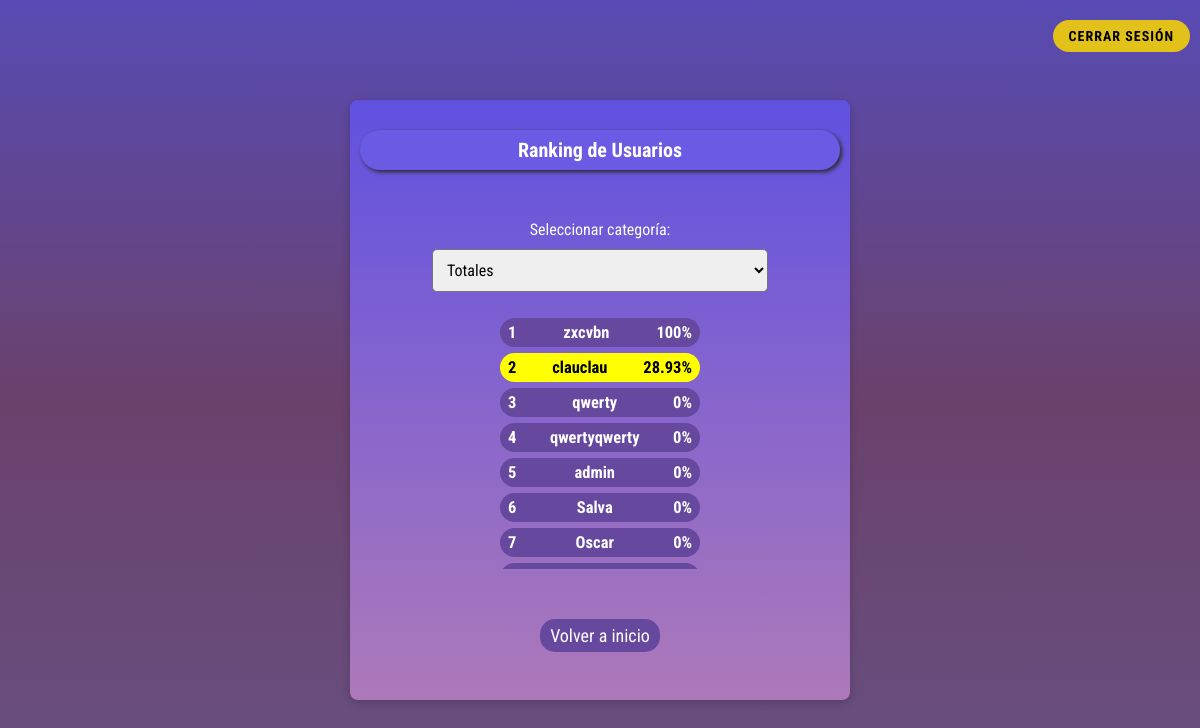
Page /vistas/rankings.php (signed in) on the earlier database version.
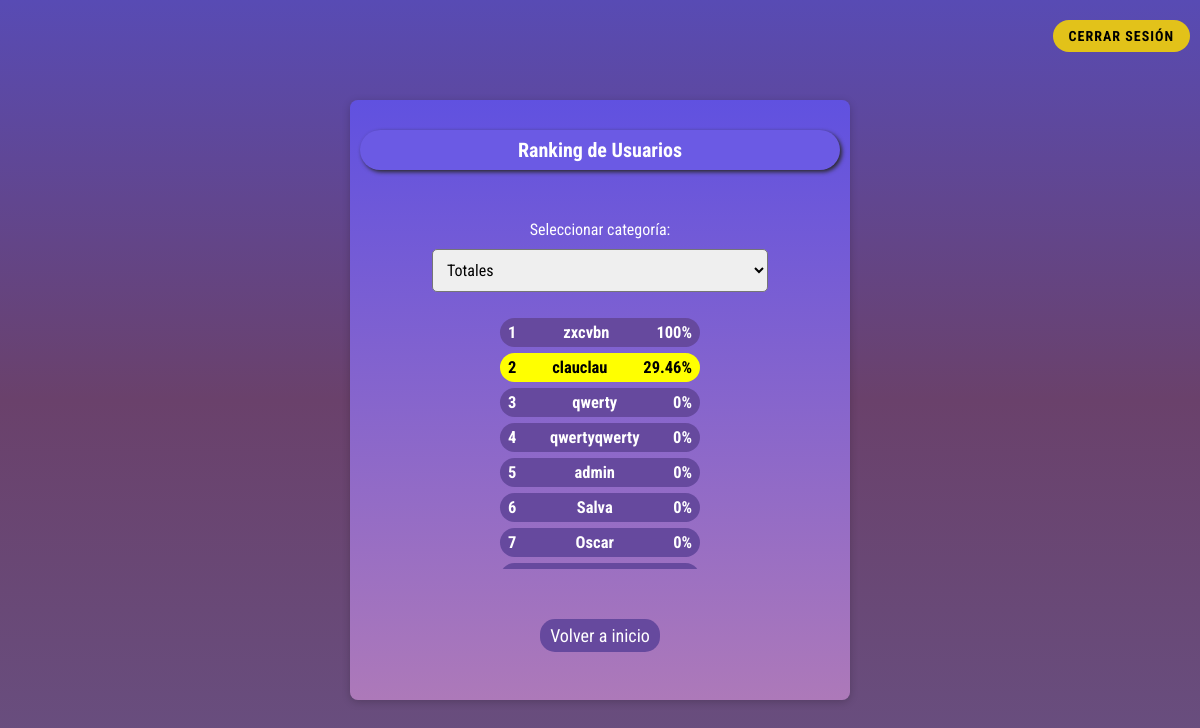
Same page on the later database version.
### tables this page shows
CREATE TABLE `calificaciones` (
  `calificacion_id` int(11) NOT NULL,
  `usuario_id` int(11) DEFAULT NULL,
  `tests_totales` int(11) DEFAULT 0,
  `preguntas_acertadas_totales` int(11) DEFAULT 0,
  `tests_tipo_general` int(11) DEFAULT 0,
  `preguntas_acertadas_tipo_general` int(11) DEFAULT 0,
  `tests_tipo_musica` int(11) DEFAULT 0,
  `preguntas_acertadas_tipo_musica` int(11) DEFAULT 0,
  `tests_tipo_deportes` int(11) DEFAULT 0,
  `preguntas_acertadas_tipo_deportes` int(11) DEFAULT 0,
  `tests_tipo_programacion` int(11) DEFAULT 0,
  `preguntas_acertadas_tipo_programacion` int(11) DEFAULT 0,
  `tests_tipo_juegos` int(11) DEFAULT 0,
  `preguntas_acertadas_tipo_juegos` int(11) DEFAULT 0,
  `tests_tipo_peliculas` int(11) DEFAULT 0,
  `preguntas_acertadas_tipo_peliculas` int(11) DEFAULT 0
);

CREATE TABLE `usuarios` (
  `usuario_id` int(10) NOT NULL,
  `usuario_nombre` varchar(40) NOT NULL,
  `usuario_apellido` varchar(40) NOT NULL,
  `usuario_usuario` varchar(20) NOT NULL,
  `usuario_clave` varchar(200) NOT NULL,
  `usuario_email` varchar(70) NOT NULL,
  `usuario_admin` tinyint(1) NOT NULL
);

### inc/database.php (called while the page is built, shortened)
<?php
function obtenerCalificacionesConUsuario($con){
    $query = "
        SELECT calificaciones.*, usuarios.usuario_usuario
        FROM calificaciones
        INNER JOIN usuarios ON calificaciones.usuario_id = usuarios.usuario_id
    ";
    $calificaciones = mysqli_query($con, $query);
    return $calificaciones;
}
?>

### inc/quizFunctions.php (called while the page is built)
<?php
function calcularPorcentaje($totalAcertadas, $testsTotales) {
    if ($testsTotales == 0 || $totalAcertadas == 0) {
        return 0;
    }else{
        $totalPreguntasRealizadas = $testsTotales * 10;
        $porcentaje = ($totalAcertadas / $totalPreguntasRealizadas) * 100;
    }
    return round($porcentaje, 2);
}
?>

### vistas/rankings.php (the view, shortened to what this page needs)
<?php
require_once '../inc/database.php';
require_once '../inc/quizFunctions.php';
$conexion = $con;
$calificaciones = obtenerCalificacionesConUsuario($conexion);
$categorias = [];
foreach ($calificaciones as $calificacion) {
    foreach ($calificacion as $key => $value) {
        $parts = explode('_', $key);
        $categoria = end($parts);
        if (!in_array($categoria, $categorias)) {
            $categorias[] = $categoria;
        }
    }
}
$categoria = isset($_GET['categoria']) ? $_GET['categoria'] : 'totales';
$rankings = [];
foreach ($calificaciones as $calificacion) {
    if ($categoria === 'totales') {
        $preguntasAcertadasTotales = $calificacion['preguntas_acertadas_totales'] ?? 0;
        $testsTotales = $calificacion['tests_totales'] ?? 0;
    } else {
        $preguntasAcertadasClave = "preguntas_acertadas_tipo_" . $categoria;
        $preguntasAcertadasTotales = $calificacion[$preguntasAcertadasClave] ?? 0;
        $testsTotales = $calificacion['tests_tipo_' . $categoria] ?? 0;
    }
    $porcentaje = calcularPorcentaje($preguntasAcertadasTotales, $testsTotales);
    $rankings[] = [
        'usuario_id' => $calificacion['usuario_id'],
        'usuario_usuario' => $calificacion['usuario_usuario'],
        'porcentaje' => $porcentaje
    ];
}
usort($rankings, function($a, $b) {
    return $b['porcentaje'] <=> $a['porcentaje'];
});
$usuario_id = $_SESSION['usuario_id'];
?>
<!DOCTYPE html>
<html lang="es">
<head>
    <link rel="stylesheet" href="../css/ranking.css">
</head>
<body>
<?php require_once "../inc/actions/logout2.php"; ?>
    <div class="container">
        <header class="header_titulo">
            Ranking de Usuarios
        </header>
        <form method="GET" action="rankings.php">
            <label for="categoria">Seleccionar categoría: </label>
            <select name="categoria" id="categoria" onchange="this.form.submit()">
                <?php foreach ($categorias as $cat):
                    if ($cat == 'id' || $cat == 'usuario') {
                        continue;
                    }
                    $categoria_amigable = ucfirst(str_replace("tests_", "", $cat));
                ?>
                    <option value="<?= $cat ?>" <?= $categoria == $cat ? 'selected' : '' ?>>
                        <?= $categoria_amigable ?>
                    </option>
                <?php endforeach; ?>
            </select>
        </form>
        <div class="ranking-container">
            <?php if (count($rankings) > 0): ?>
                <?php foreach ($rankings as $index => $user): ?>
                    <?php
                        $is_current_user = $user['usuario_id'] == $usuario_id;
                    ?>
                    <div class="ranking-item <?= $is_current_user ? 'current-user' : '' ?>">
                        <span class="ranking-position"><?= $index + 1 ?></span>
                        <span class="ranking-name"><?= $user['usuario_usuario'] ?></span>
                        <span class="ranking-percentage"><?= $user['porcentaje'] ?>%</span>
                    </div>
                <?php endforeach; ?>
            <?php else: ?>
                <p>No hay rankings disponibles para esta categoría.</p>
            <?php endif; ?>
        </div>
        <div style="text-align: center; margin-top: 20px;">
            <button onclick="window.location.href='../bienvenida.php'" class="btn">Volver a inicio</button>
        </div>
    </div>
</body>
</html>

Differences in the rows shown:
changed calificaciones "clauclau": porcentaje "28.93" → "29.46"
